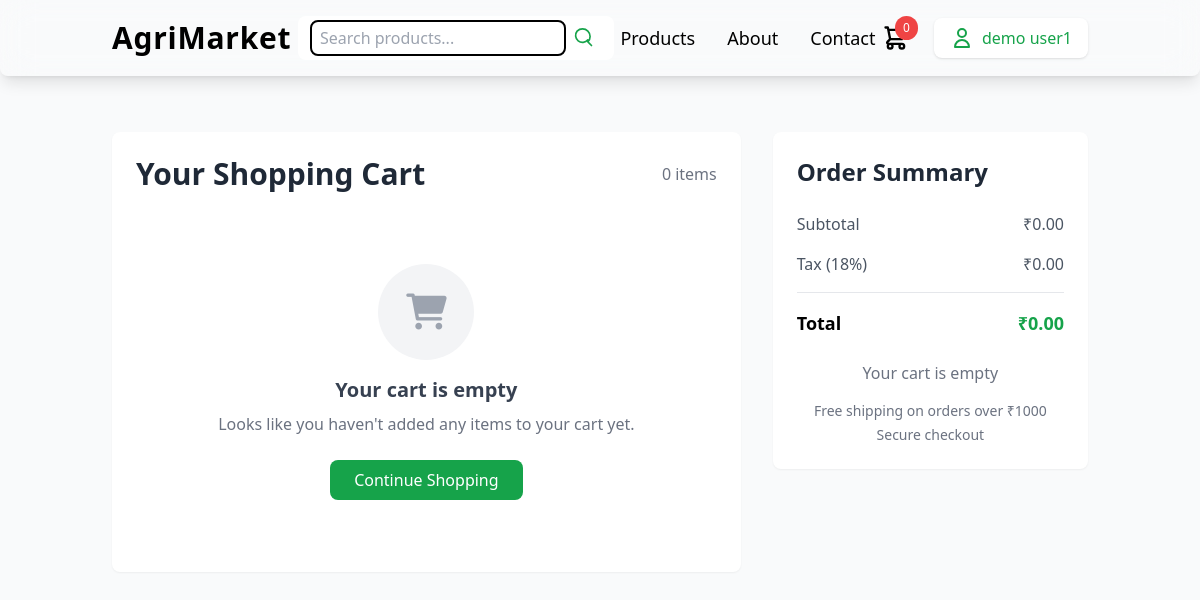
Before: /cart/ (signed in) with the older database file.
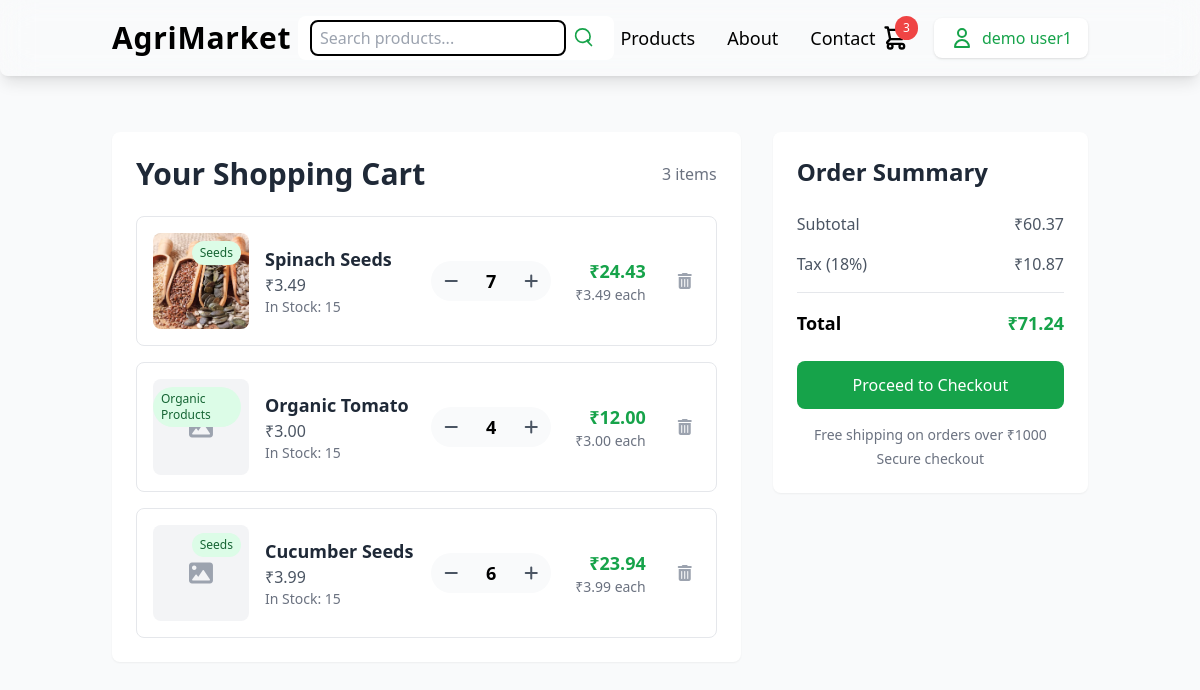
After: the same page with the newer database file.
### users/models.py (models this page shows, shortened)
class CustomUser(AbstractUser):
    address = models.TextField()
    phone_number = models.CharField(max_length=15)
    profile_image = models.ImageField(upload_to='profile_pics/', blank=True, null=True)
    groups = models.ManyToManyField('auth.Group', related_name='customuser_set', blank=True)
    user_permissions = models.ManyToManyField('auth.Permission', related_name='customuser_permissions_set', blank=True)

### homepage/models.py (models this page shows, shortened)
class Cart(models.Model):
    user = models.ForeignKey(settings.AUTH_USER_MODEL, on_delete=models.CASCADE)
    ref_product = models.ForeignKey(Product, on_delete=models.CASCADE)
    quantity = models.PositiveIntegerField(default=1)
    added_at = models.DateTimeField(auto_now_add=True)
    def total_price(self):
        return self.quantity * self.ref_product.price

class Product(models.Model):
    name = models.CharField(max_length=255)
    price = models.DecimalField(max_digits=10, decimal_places=2)
    description = models.TextField()
    image = models.ImageField(upload_to='product_images/', blank=True, null=True)
    category = models.CharField(max_length=100)
    stock = models.PositiveIntegerField(default=0)
    created_at = models.DateTimeField(auto_now_add=True)
    updated_at = models.DateTimeField(auto_now=True)

### homepage/views.py (the view)
# urls.py: path("cart/", views.cart_view, name="cart"),
def cart_view(request):
    if request.user.is_authenticated:
        cart_items = Cart.objects.filter(user=request.user)
        total_price = sum(item.total_price() for item in cart_items)
    else:
        cart_items = []
        total_price = 0
    razorpay_key_id = getattr(settings, 'RAZORPAY_KEY_ID', None)
    return render(request, "homepage/cart.html", {
        "cart_items": cart_items,
        "total_price": total_price,
        "razorpay_key_id": razorpay_key_id
    })

### homepage/templatetags/custom_filters.py (called while the page is built)
@register.filter
def mul(value, arg):
    try:
        return round(float(value) * float(arg), 2)
    except (ValueError, TypeError):
        return ''

### homepage/templates/homepage/cart.html (shortened to what this page needs)
{% load custom_filters %}
<!DOCTYPE html>
<html lang="en">
<head>
    <script src="https://cdn.tailwindcss.com"></script>
    <link href="https://cdnjs.cloudflare.com/ajax/libs/font-awesome/6.0.0-beta3/css/all.min.css" rel="stylesheet">
</head>
<body class="bg-gray-50 font-sans">
{% include 'homepage/header.html' %}
<div class="container mx-auto my-8 p-6 flex flex-col md:flex-row md:items-start md:space-x-8">
    <div class="md:w-2/3 bg-white p-6 shadow-sm rounded-lg">
        <div class="flex items-center justify-between mb-6">
            <h2 class="text-3xl font-bold text-gray-800">Your Shopping Cart</h2>
            <span class="text-gray-500">{{ cart_items|length }} items</span>
        </div>
        {% if cart_items %}
            <div class="space-y-4">
                {% for item in cart_items %}
                    <div class="cart-item bg-white rounded-lg p-4 flex flex-col md:flex-row items-center justify-between">
                        <a href="{% url 'product_detail' item.ref_product.id %}"
                           class="flex items-center space-x-4 mb-4 md:mb-0 group">
                            <div class="relative">
                                {% if item.ref_product.image %}
                                    <img src="{{ item.ref_product.image.url }}" alt="{{ item.ref_product.name }}"
                                         class="w-24 h-24 object-cover rounded-lg group-hover:opacity-90 transition">
                                {% else %}
                                    <div class="w-24 h-24 flex items-center justify-center bg-gray-100 text-gray-400 rounded-lg">
                                        <i class="fas fa-image text-2xl"></i>
                                    </div>
                                {% endif %}
                                <span class="absolute top-2 right-2 bg-green-100 text-green-800 text-xs font-medium px-2 py-1 rounded-full">
                                    {{ item.ref_product.category }}
                                </span>
                            </div>
                            <div>
                                <h3 class="font-semibold text-lg text-gray-800 group-hover:text-green-600 transition">{{ item.ref_product.name }}</h3>
                                <p class="text-gray-600">₹{{ item.ref_product.price|floatformat:2 }}</p>
                                <p class="text-sm text-gray-500">In Stock: {{ item.ref_product.stock }}</p>
                            </div>
                        </a>
                        <div class="flex items-center space-x-6">
                            <div class="flex items-center space-x-2 bg-gray-50 rounded-full p-1">
                                <button class="quantity-btn text-gray-600 hover:text-gray-800"
                                        onclick="updateQuantity({{ item.id }}, -1)">
                                    <i class="fas fa-minus"></i>
                                </button>
                                <span class="text-lg font-semibold w-8 text-center" id="quantity-{{ item.id }}">{{ item.quantity }}</span>
                                <button class="quantity-btn text-gray-600 hover:text-gray-800"
                                        onclick="updateQuantity({{ item.id }}, 1)">
                                    <i class="fas fa-plus"></i>
                                </button>
                            </div>
                            <div class="text-right">
                                <p class="text-green-600 font-bold text-lg" id="total-price-{{ item.id }}">
                                    ₹{{ item.total_price|floatformat:2 }}
                                </p>
                                <p class="text-sm text-gray-500">₹{{ item.ref_product.price|floatformat:2 }} each</p>
                            </div>
                            <a href="{% url 'remove_from_cart' item.id %}"
                               class="remove-btn text-gray-400 hover:text-red-500 p-2">
                                <i class="fas fa-trash-alt"></i>
                            </a>
                        </div>
                    </div>
                {% endfor %}
            </div>
        {% else %}
            <div class="empty-cart text-center py-12">
                <div class="w-24 h-24 mx-auto mb-4 bg-gray-100 rounded-full flex items-center justify-center">
                    <i class="fas fa-shopping-cart text-4xl text-gray-400"></i>
                </div>
                <h3 class="text-xl font-semibold text-gray-700 mb-2">Your cart is empty</h3>
                <p class="text-gray-500 mb-6">Looks like you haven't added any items to your cart yet.</p>
                <a href="{% url 'shop' %}" class="inline-block bg-green-600 text-white px-6 py-2 rounded-lg hover:bg-green-700 transition">
                    Continue Shopping
                </a>
            </div>
        {% endif %}
    </div>
    <div class="w-full md:w-1/3 md:ml-8 bg-white shadow-sm p-6 rounded-lg">
        <h3 class="text-2xl font-bold text-gray-800 mb-6">Order Summary</h3>
        <div class="space-y-4 mb-6">
            <div class="flex justify-between text-gray-600">
                <span>Subtotal</span>
                <span id="cart-total">₹{{ total_price|floatformat:2 }}</span>
            </div>
            <div class="flex justify-between text-gray-600">
                <span>Tax (18%)</span>
                <span id="tax-amount">₹{{ total_price|mul:0.18|floatformat:2 }}</span>
            </div>
            <div class="border-t border-gray-200 pt-4">
                <div class="flex justify-between font-bold text-lg">
                    <span>Total</span>
                    <span class="text-green-600" id="grand-total">₹{{ total_price|mul:1.18|floatformat:2 }}</span>
                </div>
            </div>
        </div>
        <div class="flex flex-col mt-4 space-y-3">
            {% if cart_items %}
                <button onclick="initiatePayment()" class="bg-green-600 text-white px-6 py-3 rounded-lg hover:bg-green-700 transition-colors duration-300 w-full">
                    Proceed to Checkout
                </button>
            {% else %}
                <p class="text-gray-500 text-center">Your cart is empty</p>
            {% endif %}
        </div>
        <div class="mt-4 text-center text-sm text-gray-500">
            <p>Free shipping on orders over ₹1000</p>
            <p class="mt-1">Secure checkout</p>
        </div>
    </div>
</div>
</body>
</html>

### homepage/templates/homepage/header.html (shortened to what this page needs)
{% load static %}
<header class="bg-color white text-green shadow-lg backdrop-blur-lg rounded-lg">
    <div class="container mx-auto px-6 py-4 flex items-center justify-between">
        <a href="{% url 'shop' %}" class="text-3xl font-bold tracking-wide flex items-center space-x-2">
            <span>AgriMarket</span>
        </a>
        <form action="{% url 'search_results' %}" method="GET" class="hidden md:flex items-center bg-white rounded-lg px-3 py-1">
            <input type="text" name="q" value="{{ query }}" placeholder="Search products..."
                class="border-2 border-black focus:border-black px-2 py-1 text-gray-700 w-64 rounded-lg">
            <button type="submit" class="text-green-600 px-2">
                <svg xmlns="http://www.w3.org/2000/svg" class="h-5 w-5" fill="none" viewBox="0 0 24 24" stroke="currentColor">
                    <path stroke-linecap="round" stroke-linejoin="round" stroke-width="2"
                        d="M21 21l-4.35-4.35m0 0A7.5 7.5 0 103.75 3.75a7.5 7.5 0 0012.9 10.4z" />
                </svg>
            </button>
        </form>
        <nav class="hidden md:flex space-x-8 text-lg font-medium">
            <a href="{% url 'shop' %}#products" onclick="handleProductsClick(event)" class="hover:text-green-200 transition duration-300">Products</a>
            <a href="{% url 'about' %}" class="hover:text-green-200 transition duration-300">About</a>
            <a href="{% url 'shop' %}#contact" onclick="handleContactClick(event)" class="hover:text-green-200 transition duration-300">Contact</a>
        </nav>
        <div class="flex items-center space-x-6">
            <a href="{% url 'cart' %}" class="relative hover:text-green-200 transition duration-300">
                <span class="absolute -top-2 -right-2 bg-red-500 text-white text-xs rounded-full px-2 py-1">{{ cart_items|length }}</span>
            </a>
            {% if user.is_authenticated %}
            <div class="relative">
                <button id="profile-btn" class="flex items-center space-x-2 bg-white text-green-600 px-4 py-2 rounded-lg shadow hover:bg-green-50 transition duration-300">
                    {% if user.profile_image %}
                        <img src="{{ user.profile_image.url }}" alt="{{ user.username }}" class="w-8 h-8 rounded-full object-cover">
                    {% else %}
                        <svg xmlns="http://www.w3.org/2000/svg" class="h-6 w-6" fill="none" viewBox="0 0 24 24" stroke="currentColor">
                            <path stroke-linecap="round" stroke-linejoin="round" stroke-width="2" d="M16 7a4 4 0 11-8 0 4 4 0 018 0zM12 14a7 7 0 00-7 7h14a7 7 0 00-7-7z" />
                        </svg>
                    {% endif %}
                    <span>{{ user.get_full_name|default:user.username }}</span>
                </button>
            </div>
            {% else %}
            <a href="{% url 'login' %}" class="bg-white text-green-600 px-4 py-2 rounded-lg shadow hover:bg-green-50 transition duration-300">
                Login
            </a>
            {% endif %}
        </div>
    </div>
</header>

### homepage/templates/homepage/cart.html (style rules this page uses)
.cart-item { transition: all 0.3s ease; border: 1px solid #e5e7eb; }
.quantity-btn { width: 32px; height: 32px; display: flex; align-items: center; justify-content: center; border-radius: 50%; transition: all 0.2s ease; }
.remove-btn { transition: all 0.2s ease; }

Changed rows visible on the page:
added Cart: ref_product.image (picture), ref_product.category "Seeds", ref_product.name "Spinach Seeds", ref_product.price "3.49", ref_product.stock "15", quantity "7", total_price "24.43"
added Cart: ref_product.category "Organic Products", ref_product.name "Organic Tomato", ref_product.price "3.00", ref_product.stock "15", quantity "4", total_price "12.00"
added Cart: ref_product.category "Seeds", ref_product.name "Cucumber Seeds", ref_product.price "3.99", ref_product.stock "15", quantity "6", total_price "23.94"
Other visible differences:
{{ cart_items|length }}: "0" → "3"
{{ total_price|floatformat:2 }}: "0.00" → "60.37"
{{ total_price|mul:0.18|floatformat:2 }}: "0.00" → "10.87"
{{ total_price|mul:1.18|floatformat:2 }}: "0.00" → "71.24"
text no longer shown: "Your cart is empty Looks like you haven't added any items to your cart yet. Continue Shopping Your cart is empty"
text now shown: "Proceed to Checkout"
